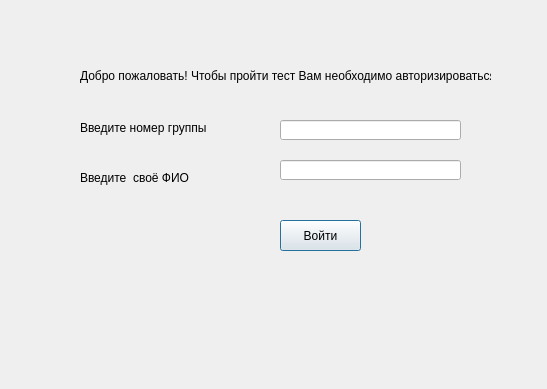
<?xml version="1.0" encoding="UTF-8"?>
<ui version="4.0">
 <class>Dialog</class>
 <widget class="QDialog" name="Dialog">
  <property name="geometry">
   <rect>
    <x>0</x>
    <y>0</y>
    <width>547</width>
    <height>389</height>
   </rect>
  </property>
  <property name="windowTitle">
   <string>Dialog</string>
  </property>
  <widget class="QLabel" name="label">
   <property name="geometry">
    <rect>
     <x>80</x>
     <y>40</y>
     <width>411</width>
     <height>71</height>
    </rect>
   </property>
   <property name="text">
    <string>Добро пожаловать! Чтобы пройти тест Вам необходимо авторизироваться!</string>
   </property>
  </widget>
  <widget class="QLineEdit" name="lineEdit">
   <property name="geometry">
    <rect>
     <x>280</x>
     <y>120</y>
     <width>181</width>
     <height>20</height>
    </rect>
   </property>
  </widget>
  <widget class="QLineEdit" name="lineEdit_2">
   <property name="geometry">
    <rect>
     <x>280</x>
     <y>160</y>
     <width>181</width>
     <height>20</height>
    </rect>
   </property>
  </widget>
  <widget class="QLabel" name="label_2">
   <property name="geometry">
    <rect>
     <x>80</x>
     <y>120</y>
     <width>151</width>
     <height>16</height>
    </rect>
   </property>
   <property name="text">
    <string>Введите номер группы</string>
   </property>
  </widget>
  <widget class="QLabel" name="label_3">
   <property name="geometry">
    <rect>
     <x>80</x>
     <y>170</y>
     <width>171</width>
     <height>16</height>
    </rect>
   </property>
   <property name="text">
    <string>Введите  своё ФИО</string>
   </property>
  </widget>
  <widget class="QPushButton" name="pushButton">
   <property name="geometry">
    <rect>
     <x>280</x>
     <y>220</y>
     <width>81</width>
     <height>31</height>
    </rect>
   </property>
   <property name="text">
    <string>Войти</string>
   </property>
  </widget>
 </widget>
 <resources/>
 <connections/>
</ui>
